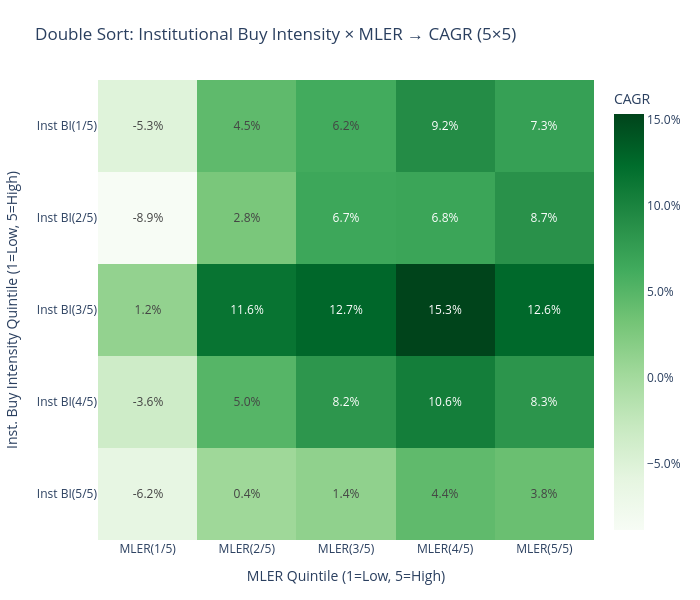

Notebook code for this chart:
### Code cell
# ============================================================
# 기관 매수강도 × MLER  5×5 Double Sort → CAGR 히트맵
# ============================================================
import plotly.graph_objects as go

N_BINS_INST = 5

# ── 0) 데이터 로드 ───────────────────────────────────────────
inst20 = pd.read_csv(r"data\inst20.csv", index_col="Date", parse_dates=True)

# ── 1) 기관 매수강도 계산 ────────────────────────────────────
common_idx_inst  = inst20.index.intersection(market_cap.index)
common_cols_inst = inst20.columns.intersection(market_cap.columns)
inst_buy_intensity = inst20.loc[common_idx_inst, common_cols_inst] / market_cap.loc[common_idx_inst, common_cols_inst]

print(f"기관 매수강도 shape: {inst_buy_intensity.shape}")
print(f"기간: {inst_buy_intensity.index[0].date()} ~ {inst_buy_intensity.index[-1].date()}")
print(f"유효값 비율: {inst_buy_intensity.notna().values.mean():.2%}\n")

# ── 2) double_sort_cagr 호출 ─────────────────────────────────
cagr_inst_mler = double_sort_cagr(
    cr_data    = inst_buy_intensity,
    mler_df    = mler,
    ret_df     = monthly_return,
    month_ends = month_ends,
    n_bins_cr  = N_BINS_INST,
    n_bins_mler= N_BINS_INST,
    trading_value_60_df = trading_value_60,
    trading_threshold   = 0.1,
    daily_ret_df        = daily_ret,
    trading_value_df    = trading_value,
    Amihud_threshold    = 0.2,
    high_cost           = 0.008,
    low_cost            = 0.003,
    wins_threshold      = 0.01,
    weight_method       = 'Equal',
    market_cap_df       = market_cap
)

# 라벨 수정 (CR → Inst BI)
cagr_inst_mler.index   = [f"Inst BI({i+1}/{N_BINS_INST})" for i in range(N_BINS_INST)]
cagr_inst_mler.columns = [f"MLER({j+1}/{N_BINS_INST})" for j in range(N_BINS_INST)]

print("CAGR 행렬:")
print(cagr_inst_mler.to_string(float_format="{:.2%}".format))

# ── 3) 히트맵 시각화 ─────────────────────────────────────────
text_vals_inst = [[f"{v:.1%}" if not np.isnan(v) else "" for v in row]
                  for row in cagr_inst_mler.values]

fig = go.Figure(data=go.Heatmap(
    z=cagr_inst_mler.values,
    x=cagr_inst_mler.columns.tolist(),
    y=cagr_inst_mler.index.tolist(),
    colorscale="Greens",
    text=text_vals_inst,
    texttemplate="%{text}",
    textfont=dict(size=12),
    colorbar=dict(title="CAGR", tickformat=".1%"),
))

fig.update_layout(
    title="Double Sort: Institutional Buy Intensity × MLER → CAGR (5×5)",
    xaxis_title="MLER Quintile (1=Low, 5=High)",
    yaxis_title="Inst. Buy Intensity Quintile (1=Low, 5=High)",
    yaxis=dict(autorange="reversed"),
    template="plotly_white",
    width=700,
    height=600,
    margin=dict(l=80, r=60, t=80, b=60)
)

fig.show()

### Figure 1 — Plotly figure (JSON) as saved in the notebook; plotly's stock layout.template omitted (floating-point values rounded to 4 significant figures)
{"data": [{"colorbar": {"tickformat": ".1%", "title": {"text": "CAGR"}}, "colorscale": [[0, "rgb(247,252,245)"], [0.125, "rgb(229,245,224)"], [0.25, "rgb(199,233,192)"], [0.375, "rgb(161,217,155)"], [0.5, "rgb(116,196,118)"], [0.625, "rgb(65,171,93)"], [0.75, "rgb(35,139,69)"], [0.875, "rgb(0,109,44)"], [1, "rgb(0,68,27)"]], "text": [["-5.3%", "4.5%", "6.2%", "9.2%", "7.3%"], ["-8.9%", "2.8%", "6.7%", "6.8%", "8.7%"], ["1.2%", "11.6%", "12.7%", "15.3%", "12.6%"], ["-3.6%", "5.0%", "8.2%", "10.6%", "8.3%"], ["-6.2%", "0.4%", "1.4%", "4.4%", "3.8%"]], "textfont": {"size": 12}, "texttemplate": "%{text}", "type": "heatmap", "x": ["MLER(1/5)", "MLER(2/5)", "MLER(3/5)", "MLER(4/5)", "MLER(5/5)"], "y": ["Inst BI(1/5)", "Inst BI(2/5)", "Inst BI(3/5)", "Inst BI(4/5)", "Inst BI(5/5)"], "z": [[-0.05264, 0.04467, 0.06206, 0.0916, 0.07317], [-0.08878, 0.02814, 0.06676, 0.06843, 0.08677], [0.0116, 0.1163, 0.1273, 0.1534, 0.1257], [-0.0358, 0.04996, 0.08248, 0.106, 0.08338], [-0.06218, 0.003631, 0.0137, 0.04423, 0.03822]]}], "layout": {"height": 600, "margin": {"b": 60, "l": 80, "r": 60, "t": 80}, "title": {"text": "Double Sort: Institutional Buy Intensity × MLER → CAGR (5×5)"}, "width": 700, "xaxis": {"title": {"text": "MLER Quintile (1=Low, 5=High)"}}, "yaxis": {"autorange": "reversed", "title": {"text": "Inst. Buy Intensity Quintile (1=Low, 5=High)"}}}}
